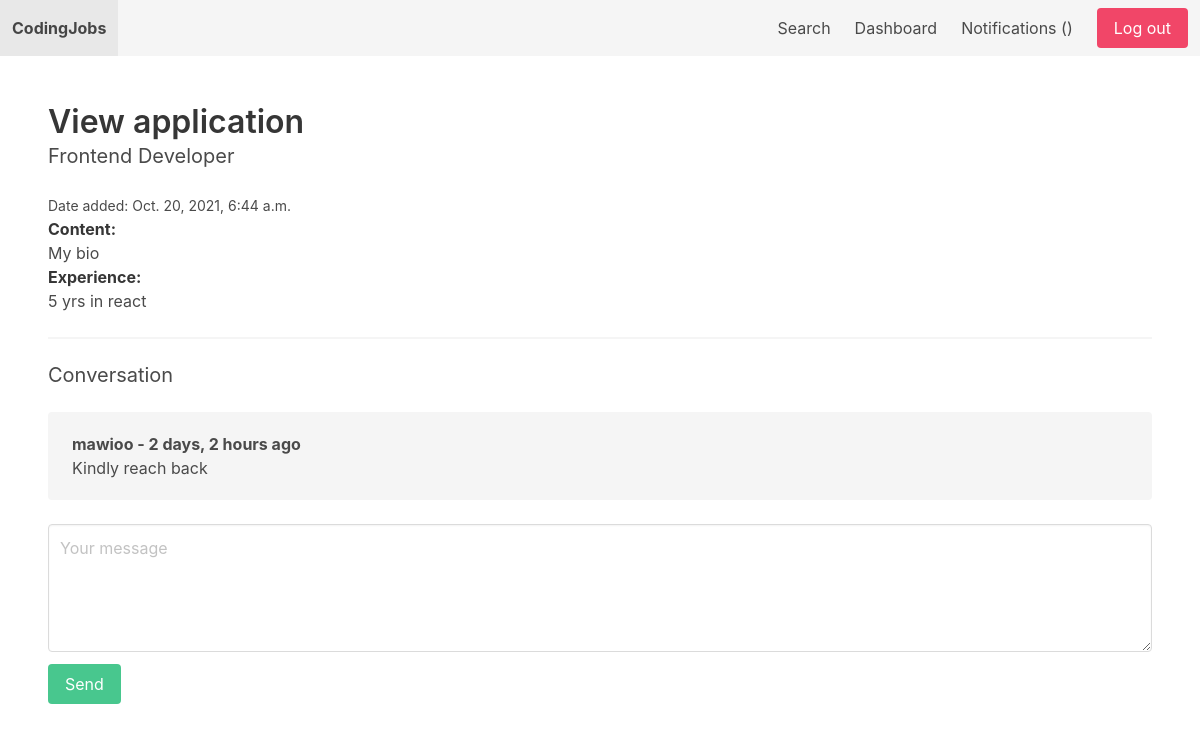
Page /dashboard/application/1/ (signed in) on the committed database.
### job/models.py (models this page shows, shortened)
class Application(models.Model):
    job = models.ForeignKey(Job, related_name='applications', on_delete=models.CASCADE)
    content = models.TextField()
    experience = models.TextField()
    created_by = models.ForeignKey(User, related_name='applications', on_delete=models.CASCADE)
    created_at = models.DateTimeField(auto_now_add=True)

class Job(models.Model):
    SIZE_1_9 = 'size_1-9'
    SIZE_10_49 = 'size_10-49'
    SIZE_50_99 = 'size_50-99'
    SIZE_100 = 'size_100'
    CHOICES_SIZE = (
        (SIZE_1_9, '1-9'),
        (SIZE_10_49, '10-49'),
        (SIZE_50_99, '50-99'),
        (SIZE_100, '100+'),
    )
    ACTIVE = 'active'
    EMPLOYED = 'employed'
    ARCHIVED = 'archived'
    CHOICES_STATUS = (
        (ACTIVE, 'Active'),
        (EMPLOYED, 'Employed'),
        (ARCHIVED, 'Archived')
    )
    title = models.CharField(max_length=255)
    short_description = models.TextField()
    long_description = models.TextField(blank=True, null=True)
    company_name = models.CharField(max_length=255)
    company_address = models.CharField(max_length=255, blank=True, null=True)
    company_zipcode = models.CharField(max_length=255, blank=True, null=True)
    company_place = models.CharField(max_length=255, blank=True, null=True)
    company_country = models.CharField(max_length=255, blank=True, null=True)
    company_size = models.CharField(max_length=20, choices=CHOICES_SIZE, default=SIZE_1_9)
    created_by = models.ForeignKey(User, related_name='jobs', on_delete=models.CASCADE)
    created_at = models.DateTimeField(auto_now_add=True)
    changed_at = models.DateTimeField(auto_now=True)
    status = models.CharField(max_length=20, choices=CHOICES_STATUS, default=ACTIVE)

### userprofile/models.py (models this page shows, shortened)
class ConversationMessage(models.Model):
    application = models.ForeignKey(Application, related_name='conversationmessages', on_delete=models.CASCADE)
    content = models.TextField()
    created_by = models.ForeignKey(User, related_name='conversationmessages', on_delete=models.CASCADE)
    created_at = models.DateTimeField(auto_now_add=True)
    class Meta:
        ordering = ['created_at']

### userprofile/views.py (the view, shortened to what this page needs)
# urls.py: path('application/<int:application_id>/', view_application, name='view_application'),
@login_required
def view_application(request, application_id):
    if request.user.userprofile.is_employer:
        application = get_object_or_404(Application, pk=application_id, job__created_by=request.user)
    else:
        application = get_object_or_404(Application, pk=application_id, created_by=request.user)
    return render(request, 'userprofile/view_application.html', {'application': application})

### userprofile/templates/userprofile/view_application.html (shortened to what this page needs)
{% extends 'mysite/base.html' %}
{% block content %}
    <h1 class="title">View application</h1>
    <h2 class="subtitle">{{ application.job.title }}</h2>
    <small>Date added: {{ application.created_at }}</small>
    <p><strong>Content: </strong><br>{{ application.content }}</p>
    <p><strong>Experience: </strong><br>{{ application.experience }}</p>
    <hr>
    <h2 class="subtitle">Conversation</h2>
    {% for message in application.conversationmessages.all %}
        <div class="notification">
            <b>{{ message.created_by.username }} - {{ message.created_at|timesince }} ago</b><br>
            {{ message.content }}
        </div>
    {% empty %}
        <p>No messages yet...</p>
        <hr>
    {% endfor %}
    <form method="post" action=".">
        <div class="field">
            <div class="control">
                <textarea class="textarea" placeholder="Your message" name="content" id="id_content"></textarea>
            </div>
        </div>
        <div class="field">
            <div class="control">
                <button class="button is-success">Send</button>
            </div>
        </div>
    </form>
{% endblock %}

### rows in the picture
Application: job "Frontend Developer", created_at "Oct. 20, 2021, 6:44 a.m.", content "My bio", experience "5 yrs in react"
ConversationMessage: created_by.username "mawioo", created_at "2 days, 2 hours", content "Kindly reach back"
